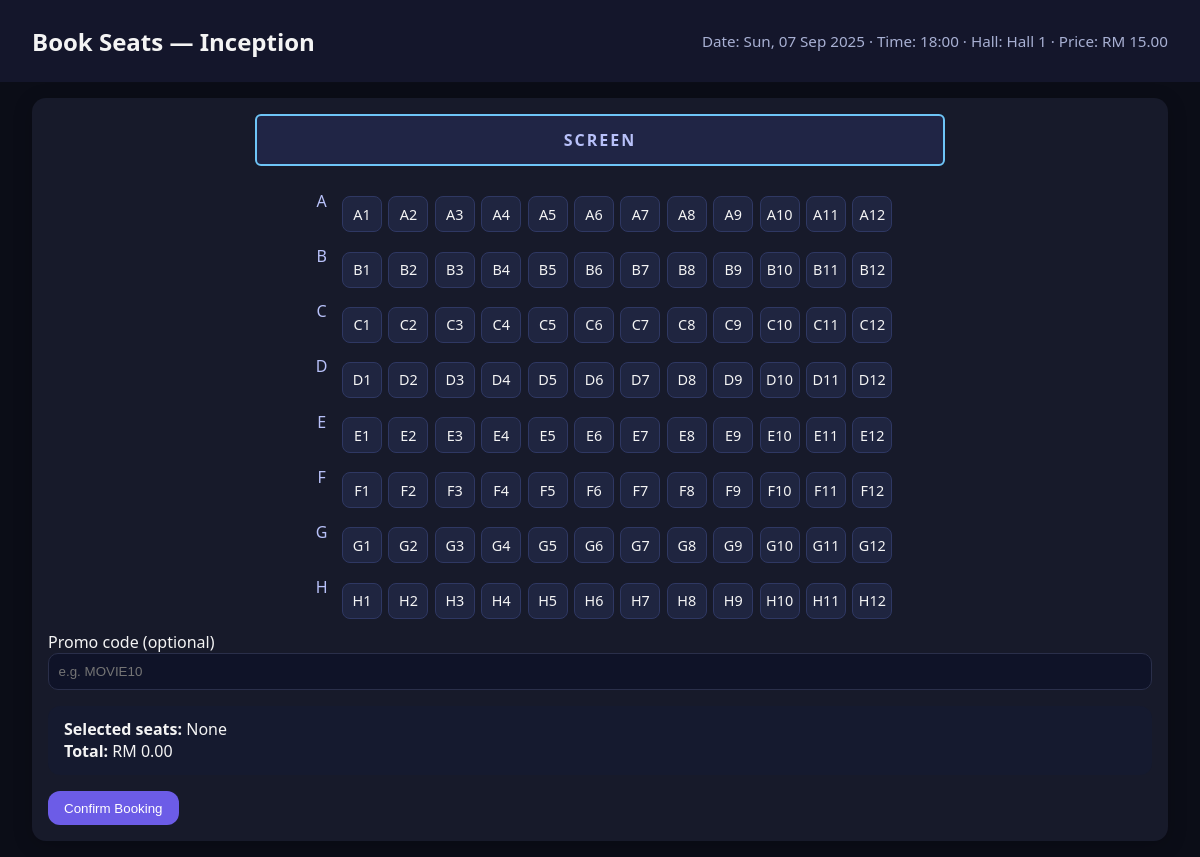
Screenshot of /book.php?showtime_id=1 (signed in) with the database file from the repository.
### tables this page shows
CREATE TABLE IF NOT EXISTS showtimes (
  id INT AUTO_INCREMENT PRIMARY KEY,
  movie_id INT NOT NULL,
  show_date DATE NOT NULL,
  show_time TIME NOT NULL,
  hall_id INT NULL,
  price DECIMAL(8,2) NOT NULL,
  CONSTRAINT fk_showtimes_movie FOREIGN KEY (movie_id) REFERENCES movies(id) ON DELETE CASCADE,
  CONSTRAINT fk_showtimes_hall FOREIGN KEY (hall_id) REFERENCES halls(id) ON DELETE SET NULL
);

CREATE TABLE IF NOT EXISTS movies (
  id INT AUTO_INCREMENT PRIMARY KEY,
  title VARCHAR(255) NOT NULL,
  description TEXT,
  duration_min INT,
  rating VARCHAR(10),
  poster_url VARCHAR(255),
  created_at TIMESTAMP DEFAULT CURRENT_TIMESTAMP
);

CREATE TABLE IF NOT EXISTS halls (
  id INT AUTO_INCREMENT PRIMARY KEY,
  name VARCHAR(50) NOT NULL,
  layout JSON NOT NULL
);

### db.php (called while the page is built, shortened)
<?php
function h($s)
{
    return htmlspecialchars($s, ENT_QUOTES, 'UTF-8');
}

### book.php (the view, shortened to what this page needs)
<?php
require __DIR__ . '/db.php';
$showtime_id = (int) ($_GET['showtime_id'] ?? 0);
$stmt = $pdo->prepare('SELECT s.*, m.title, m.poster_url, h.layout AS hall_layout, h.name AS hall_name
  FROM showtimes s
  JOIN movies m ON m.id = s.movie_id
  LEFT JOIN halls h ON h.id = s.hall_id
  WHERE s.id = ?');
$stmt->execute([$showtime_id]);
$show = $stmt->fetch();
$bookedStmt = $pdo->prepare('SELECT seat_label FROM booking_seats WHERE showtime_id = ?');
$bookedStmt->execute([$showtime_id]);
$bookedSet = array_fill_keys(array_column($bookedStmt->fetchAll(), 'seat_label'), true);
$layout = $show['hall_layout'] ? json_decode($show['hall_layout'], true) : ['rows' => 8, 'cols' => 12];
$rowsCount = max(1, (int) ($layout['rows'] ?? 8));
$colsCount = max(1, (int) ($layout['cols'] ?? 12));
$rows = [];
for ($i = 0; $i < $rowsCount; $i++) {
  $rows[] = chr(ord('A') + $i);
}
$cols = range(1, $colsCount);
?>
<!DOCTYPE html>
<html lang="en">
<head>
  <link rel="stylesheet" href="assets/styles.css">
</head>
<body>
  <header class="container">
    <h1>Book Seats — <?= h($show['title']) ?></h1>
    <p class="muted">Date: <?= h(date('D, d M Y', strtotime($show['show_date']))) ?> · Time:
      <?= h(substr($show['show_time'], 0, 5)) ?> · Hall: <?= h($show['hall_name'] ?: 'N/A') ?> · Price: RM
      <?= number_format((float) $show['price'], 2) ?>
    </p>
  </header>
  <main class="container">
    <form method="post" action="process_booking.php" id="bookingForm" class="card pad">
      <div class="screen">SCREEN</div>
      <div class="hall-grid">
        <?php foreach ($rows as $r): ?>
          <div class="row-label"><?= $r ?></div>
          <?php foreach ($cols as $c):
            $label = $r . $c;
            $isBooked = isset($bookedSet[$label]);
            ?>
            <label class="seat <?= $isBooked ? 'booked' : '' ?>">
              <span><?= $label ?></span>
            </label>
          <?php endforeach; ?>
        <?php endforeach; ?>
      </div>
      <label>Promo code (optional)<br>
        <input type="text" name="promo_code" placeholder="e.g. MOVIE10">
      </label>
      <div class="summary">
        <strong>Selected seats:</strong> <span id="seatList">None</span><br>
        <strong>Total:</strong> RM <span id="total">0.00</span>
      </div>
      <button class="btn" type="submit">Confirm Booking</button>
    </form>
  </main>
</body>
</html>

### assets/styles.css (style rules this page uses)
:root { --brand: #6c5ce7; --bg: #0f1220; --card: #171a2a; --text: #e6e9f5; --muted: #a8b0d3; --accent: #00d1b2; }
* { box-sizing: border-box }
body { margin: 0; font-family: system-ui, Segoe UI, Roboto, Helvetica, Arial, sans-serif; background: var(--bg); color: var(--text) }
.container { max-width: 1024px; margin: 0 auto; padding: 1remF }
.card { background: var(--card); border-radius: 14px; overflow: hidden; box-shadow: 0 4px 20px rgba(0, 0, 0, .2) }
.muted { color: var(--muted); font-size: .95rem }
.btn { display: inline-block; background: var(--brand); color: #fff; padding: .6rem 1rem; border-radius: 12px; text-decoration: none; border: none; cursor: pointer }
.screen { display: block; width: 100%; max-width: 690px; margin: 0 auto 1.5rem auto; padding: 0.8rem 1rem; background: #202545; border: 2px solid #6ec5f7; border-radius: 6px; color: #b8c1f9; font-weight: bold; text-align: center; letter-spacing: 2px; }
.row-label { width: 28px; text-align: center; color: #b8c1f9 }
.seat { position: relative }
.seat span { display: inline-flex; align-items: center; justify-content: center; width: 40px; height: 36px; background: #1f2540; border: 1px solid #2f3863; border-radius: 8px; font-size: .9rem; cursor: pointer; user-select: none }
.pad { padding: 1rem }
.summary { margin: 1rem 0; padding: .8rem 1rem; background: #151a2f; border-radius: 12px }
input[type="text"], input[type="email"], input[type="password"], input[type="date"], input[type="time"], input[type="number"], select, textarea { width: 100%; padding: .6rem; border-radius: 10px; border: 1px solid #2a2f4a; background: #0f1328; color: #fff }
label { display: block; margin: .4rem 0 }
body { margin: 0; font-family: 'Segoe UI', Roboto, Helvetica, sans-serif; background: #0b0d17; color: #f4f4f4; }
header { display: flex; justify-content: space-between; align-items: center; padding: 1rem 2rem; background: #14162b; position: sticky; top: 0; z-index: 100; }
header h1 { margin: 0; font-size: 1.5rem; }
.container { max-width: 1200px; margin: 0 auto; padding: 1rem 2rem; }

### rows the page displays
showtimes: movie.title "Inception", show_date "Sun, 07 Sep 2025", show_time "18:00", hall.name "Hall 1", price "15.00", hall.layout "A1", hall.layout "A2", hall.layout "A3", hall.layout "A4", hall.layout "A5", hall.layout "A6", hall.layout "A7", hall.layout "A8", hall.layout "A9", hall.layout "A10", hall.layout "A11", hall.layout "A12", hall.layout "B1", hall.layout "B2", hall.layout "B3", hall.layout "B4", hall.layout "B5", hall.layout "B6", hall.layout "B7", hall.layout "B8", hall.layout "B9", hall.layout "B10", hall.layout "B11", hall.layout "B12", hall.layout "C1", hall.layout "C2", hall.layout "C3", hall.layout "C4", hall.layout "C5", hall.layout "C6", hall.layout "C7", hall.layout "C8", hall.layout "C9", hall.layout "C10", hall.layout "C11", hall.layout "C12", hall.layout "D1", hall.layout "D2", hall.layout "D3", hall.layout "D4", hall.layout "D5", hall.layout "D6", hall.layout "D7", hall.layout "D8", hall.layout "D9", hall.layout "D10", hall.layout "D11", hall.layout "D12", hall.layout "E1", hall.layout "E2", hall.layout "E3", hall.layout "E4", hall.layout "E5", hall.layout "E6", hall.layout "E7", hall.layout "E8", hall.layout "E9", hall.layout "E10", hall.layout "E11", hall.layout "E12", hall.layout "F1", hall.layout "F2", hall.layout "F3", hall.layout "F4", hall.layout "F5", hall.layout "F6", hall.layout "F7", hall.layout "F8", hall.layout "F9", hall.layout "F10", hall.layout "F11", hall.layout "F12", hall.layout "G1", hall.layout "G2", hall.layout "G3", hall.layout "G4", hall.layout "G5", hall.layout "G6", hall.layout "G7", hall.layout "G8", hall.layout "G9", hall.layout "G10", hall.layout "G11", hall.layout "G12", hall.layout "H1", hall.layout "H2", hall.layout "H3", hall.layout "H4", hall.layout "H5", hall.layout "H6", hall.layout "H7", hall.layout "H8", hall.layout "H9", hall.layout "H10", hall.layout "H11", hall.layout "H12"

### other values shown
$r "A"
$r "B"
$r "C"
$r "D"
$r "E"
$r "F"
$r "G"
$r "H"
